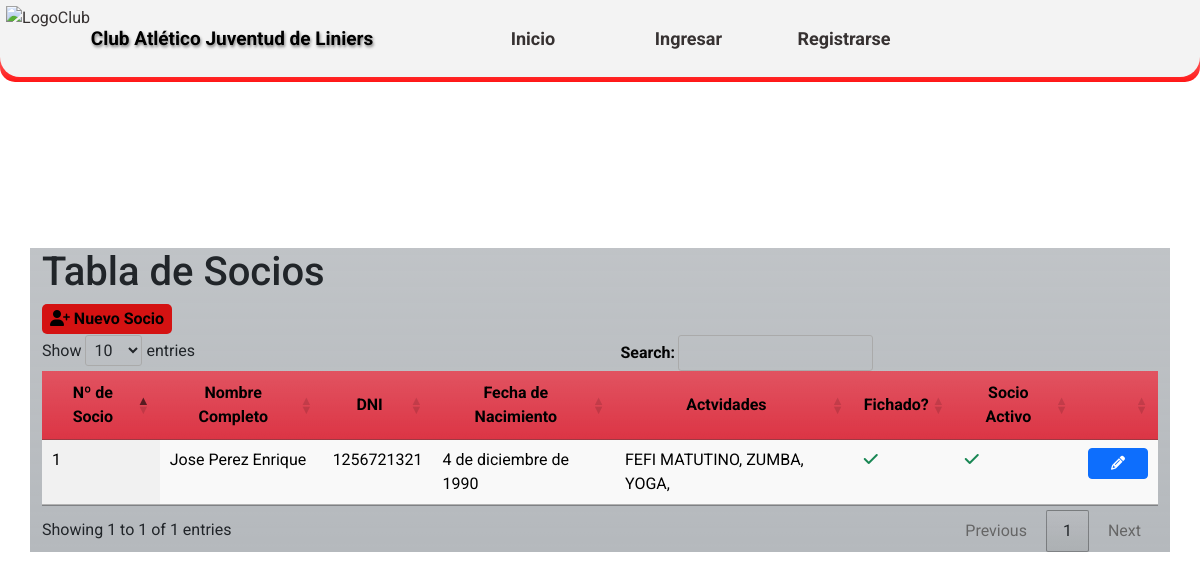
The app's page /socios/ with its own data.
### CAJL/aplications/partners/models.py (models this page shows, shortened)
class partners (models.Model):
    nombre_completo = models.CharField ('Nombre completo',max_length=50, blank=True)
    dni = models.IntegerField('Dni',blank=True)
    fecha_nacimiento = models.DateField('Fecha de nacimiento',blank=True)
    direccion = models.CharField('Dirección', max_length=50, blank=True)
    DISTRICT_CHOICES = location.LOC_CHOICES
    distrito = models.CharField('Distrito',max_length=2, choices=DISTRICT_CHOICES, blank=True)
    localidad = models.ForeignKey(location, on_delete=models.CASCADE,blank=True)
    telefono1 = models.CharField('Telefono 1',max_length=15,blank=True)
    telefono2 = models.CharField('Telefono 2',max_length=15,blank=True)
    actividades = models.ManyToManyField(activities,blank=True)
    correo = models.EmailField('Email',max_length=40,blank=True)
    descripcion = models.CharField('Descripción',max_length=50, blank=True)
    apto_fisico = models.BooleanField('Apto físico',default=False)
    fecha_vencimiento_apto_fisico = models.DateField ('Fecha de vencimiento del apto físico',blank=True)
    fecha_vencimiento_fichaje = models.DateField ('Fecha de vencimiento del fichaje',blank=True)
    compite = models.BooleanField('Fichado?',default=False)
    socio_activo = models.BooleanField('Socio activo',default=False)
    class Meta:
        verbose_name = 'Socio'
        verbose_name_plural = 'Socios del club'
        ordering = ['nombre_completo']

### CAJL/aplications/activities/models.py (models this page shows, shortened)
class activities (models.Model):
    ACTIV_CHOICES =(
        ('0', 'Mensual'),
    )
    nombre_actividad = models.CharField ('Nombre de la actividad',max_length=30,blank=True)
    tipo_actividad = models.CharField('Tipo de la actividad',max_length=2, choices=ACTIV_CHOICES, default='0', blank=True)
    class Meta:
        verbose_name = 'Actividad'
        verbose_name_plural = 'Actividades del club'
        ordering = ['id']

### CAJL/aplications/partners/views.py (the view)
# urls.py: path('socios/', views.datatable_view, name='socios'),
def datatable_view(request):
    partners_data = partners.objects.select_related('localidad')
    data = []
    for partner in partners_data:
        data.append({
            'id': partner.id,
            'nombre_completo': partner.nombre_completo,
            'dni': partner.dni,
            'fecha_nacimiento': partner.fecha_nacimiento,
            'actividades': partner.actividades,
            'compite': partner.compite,
            'socio_activo': partner.socio_activo,
        })
    return render(request, 'partners/partners_list.html', {'data': data})

### templates/partners/partners_list.html (shortened to what this page needs)
{% extends 'loginregister/base.html' %}
{% block content %}
<!DOCTYPE html>
<html lang="es">
    {% load static %}
<head>
<link rel="stylesheet" type="text/css" href={% static 'css/Estilos_DT.css' %} media="screen">
<link rel="stylesheet" href="https://cdnjs.cloudflare.com/ajax/libs/font-awesome/6.2.0/css/all.min.css">
<link rel="stylesheet" type="text/css" href="https://cdn.datatables.net/1.10.25/css/jquery.dataTables.min.css">
</head>
<body>
<section class="Contenedor">
    <div class="container h-60 my-4">
        <div class="row">
         <div class="col-xl-12 bg-secondary bg-gradient bg-opacity-50">
            <h1>Tabla de Socios</h1>
                <table id="tabla-socios-localidades" class="display table table-striped">
                        <button id="btn_Socios"><i class="fa-solid fa-user-plus"></i> Nuevo Socio</button>
                        <thead>
                            <tr class="bg-danger bg-gradient">
                                <th class="centered bg-danger bg-gradient">Nº de Socio</th>
                                <th class="centered bg-danger bg-gradient">Nombre Completo</th>
                                <th class="centered bg-danger bg-gradient">DNI</th>
                                <th class="centered bg-danger bg-gradient">Fecha de Nacimiento</th>
                                <th class="centered bg-danger bg-gradient">Actvidades</th>
                                <th class="centered bg-danger bg-gradient">Fichado?</th>
                                <th class="centered bg-danger bg-gradient">Socio Activo</th>
                                <th class="centered bg-danger bg-gradient"></th>
                            </tr>
                        </thead>
                        <tbody  class="bg-light bg-gradient">
                                {% for item in data %}
                            <tr>
                                <td>{{ item.id }}</td>
                                <td>{{ item.nombre_completo }}</td>
                                <td>{{ item.dni }}</td>
                                <td>{{ item.fecha_nacimiento }}</td>
                                <td>
                                    {% for actividad in item.actividades.all %}
                                    {{ actividad.nombre_actividad }},
                                    {% endfor %}
                                </td>
                                <td>
                                    {% if item.compite %}
                                    <i class="fas fa-check text-success"></i>
                                    {% else %}
                                    <i class="fas fa-times text-danger"></i>
                                    {% endif %}
                                </td>
                                <td>
                                    {% if item.socio_activo %}
                                    <i class="fas fa-check text-success"></i>
                                    {% else %}
                                    <i class="fas fa-times text-danger"></i>
                                    {% endif %}
                                </td>
                                <td>
                                    <a href={% url 'detalles' item.id %} class="btn btn-sm btn-primary btn-custom-width">
                                    <i class="fas fa-pencil-alt"></i>
                                    </a>
                                </td>
                            </tr>
                                    {% endfor %}
                        </tbody>
            </table>
         </div>
        </div>
    </div>
</section>
</body>
</html>
{% endblock %}

### static/css/EstilosHome.css (style rules this page uses)
* { margin: 0; padding: 0; box-sizing: border-box; font-family: 'Roboto', sans-serif; }
body { background-color: #d1d6c1; margin: 0; padding: 0; background-image: url('https://github.com/MarcoNu97/Proyecto_CAJL/blob/main/Interfaz%20Principal/ImagenesHome/Interior%20del%20Club.jpg?raw=true'); background-size: cover; background-position: center; background-attachment: fixed; background-repeat: no-repeat; }

### static/css/Estilos_DT.css (style rules this page uses)
.Contenedor { height: 100vh; width: 100vw; display: flex; justify-content: center; align-items: center; overflow: hidden; }
.centered { text-align: center !important; vertical-align: middle !important; }
#btn_Socios { width: 130px; height: 30px; margin-bottom: 1px; font-weight: bold; background-color: #d41212; border: 0; padding: 1px; border-radius: 5px 5px 5px 5px; }
.btn-custom-width { width: 60px; }

### records on screen
partners: nombre_completo "Jose Perez Enrique", fecha_nacimiento "4 de diciembre de 1990"
activities: nombre_actividad "FEFI MATUTINO"
activities: nombre_actividad "ZUMBA"
activities: nombre_actividad "YOGA"

### other values on screen
{{ item.id }} "1"
{{ item.dni }} "1256721321"
